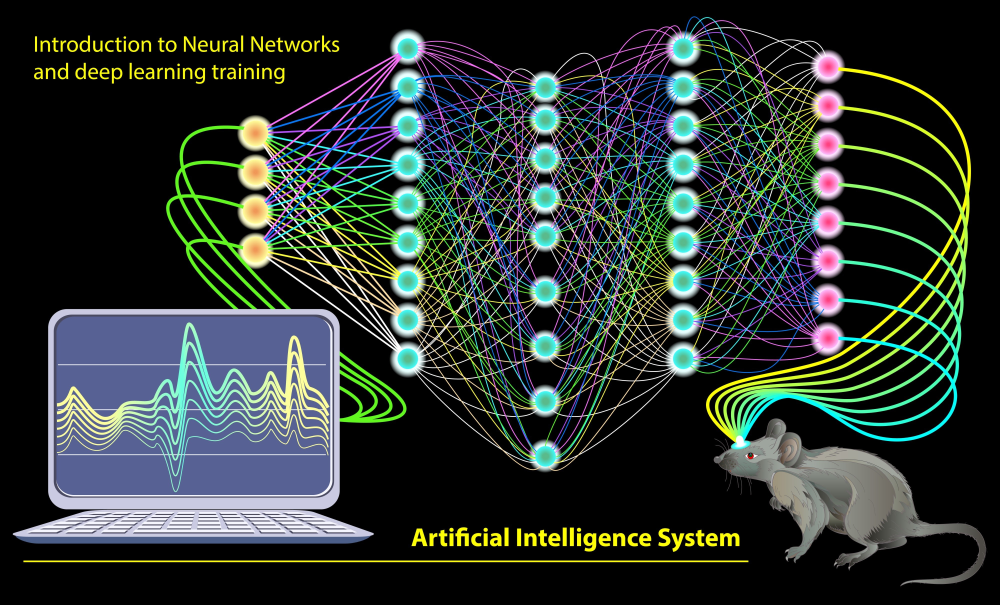
#> input picture licensed-image.jpg, 3999 x 2419 px (shown at 1/4 size)
$ python -i generate_data.py   (imports and definitions only)
#> lines starting #> are read from the running program, lines starting #| are printed output that depends on the picture
#> further down, picture is the input picture: PIL image 3999x2419 RGB; mean R, G, B 44.1, 52.6, 48.9
import os
import random
import numpy as np
from PIL import Image, ImageDraw, ImageFont, ImageFilter

# Configuration
CLASSES = ['driver_license', 'vehicle_registration', 'vehicle_title', 'insurance_card', 'unknown_garbage']
IMAGES_PER_CLASS = 60  # Generates 300 images total
OUTPUT_DIR = 'dataset'

# [59 lines left out: functions create_noisy_background, add_document_shape, not called in this run]

def apply_augmentations(img):
    # Rotation
    img = img.rotate(random.randint(-15, 15), expand=False)
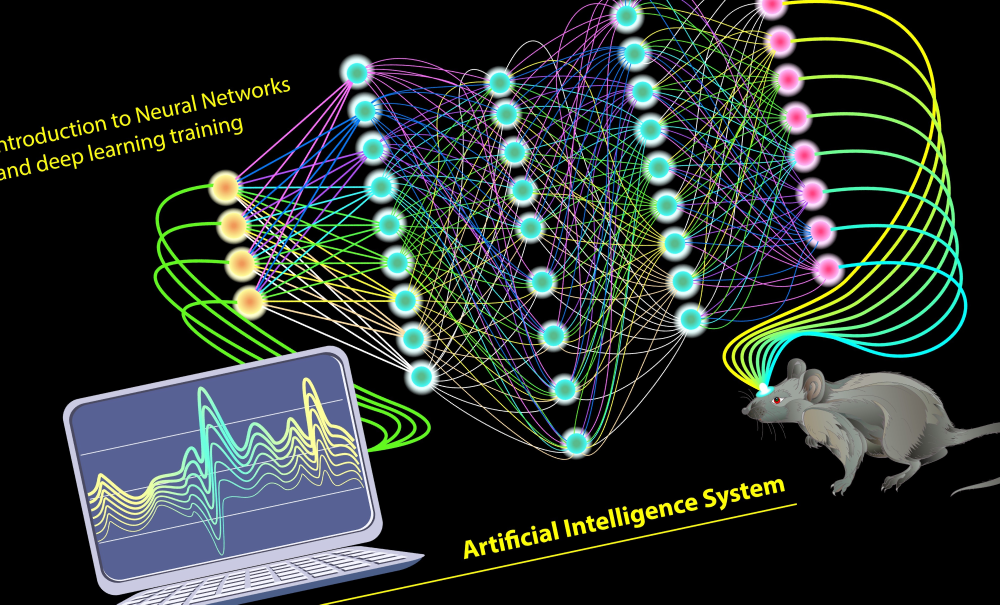
#> img: PIL image 3999x2419 RGB (shown at 1/4 size); mean R, G, B 43, 51.5, 47.8

    # Blur (Simulate bad camera focus)
    if random.random() > 0.7:
        img = img.filter(ImageFilter.GaussianBlur(radius=random.uniform(0.5, 1.5)))

    # Noise
    np_img = np.array(img)
    noise = np.random.normal(0, 5, np_img.shape).astype(np.uint8)
    np_img = np.clip(np_img + noise, 0, 255)
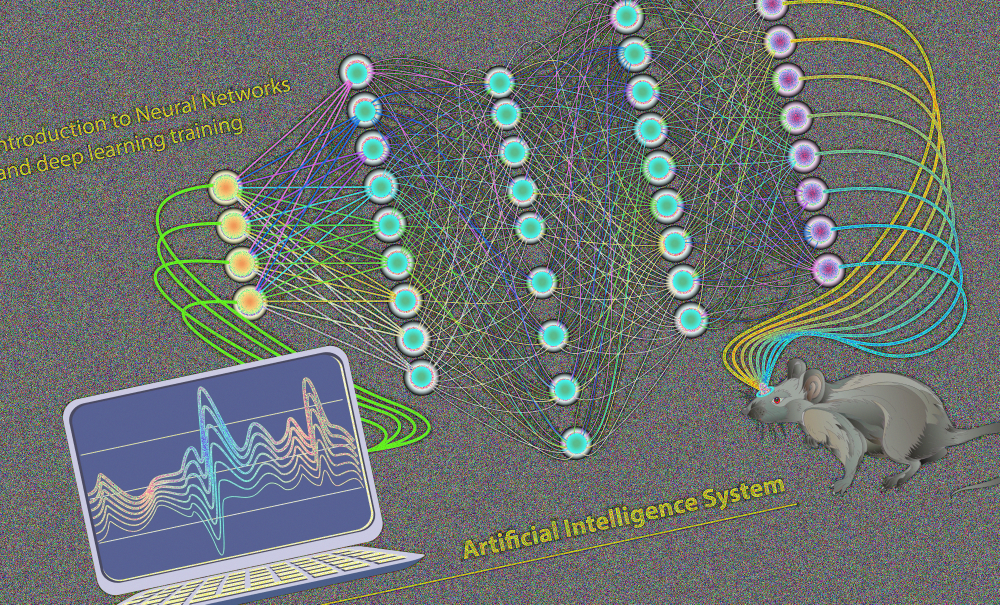
#> np_img: shape (2419, 3999, 3) (shown at 1/4 size); mean R, G, B 108.3, 114.7, 112.2
    img = Image.fromarray(np_img)

    return img

# [21 lines left out: function main, not called in this run]

# [2 lines not run here, left out]

>>> from PIL import Image
>>> picture = Image.open('licensed-image.jpg')
>>> result = apply_augmentations(picture)
